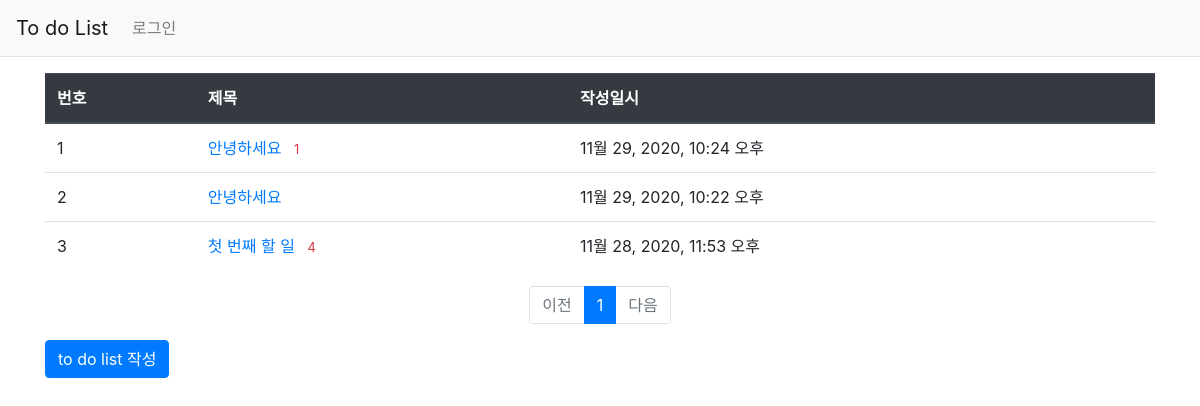
/todolist/, run on the app's committed database.
### todolist/models.py (models this page shows, shortened)
class Diary(models.Model):
    subject=models.CharField(max_length=100)
    content=models.TextField()
    create_date=models.DateTimeField()

### todolist/views.py (the view)
# urls.py: path('', views.index, name='index'),
def index(request):
   page=request.GET.get('page','1')
   diary_list = Diary.objects.order_by('-create_date')
   paginator=Paginator(diary_list, 10)
   page_obj=paginator.get_page(page)
   context = {'diary_list': page_obj}
   return render(request, 'todolist/diary_list.html', context)

### templates/todolist/diary_list.html
{% extends 'base.html' %}
{% load static %}
{% block content %}
<div class="container my-3">
    <table class="table">
        <thead>
            <tr class="thead-dark">
                <th>번호</th>
                <th>제목</th>
                <th>작성일시</th>
            </tr>
        </thead>
        <tbody>
            {% if diary_list %}
            {% for diary in diary_list %}
            <tr>
                <td>{{ forloop.counter }}</td>
                <td>
                    <a href="{% url 'todolist:detail' diary.id %}">{{ diary.subject }}</a>
                    {% if diary.comment_set.count > 0 %}
                    <span class="text-danger small ml-2">{{ diary.comment_set.count }}</span>
                    {% endif %}
                </td>
                <td>{{ diary.create_date }}</td>
            </tr>
            {% endfor %}
            {% else %}
            <tr>
                <td colspan="3">할 일이 없습니다.</td>
            </tr>
            {% endif %}
        </tbody>
    </table>
    <ul class="pagination justify-content-center">
        {% if diary_list.has_previous %}
        <li class="page item">
            <a class="page-link" href="?page{{ diary_list.previous_page_number }}">이전</a>
        </li>
        {% else %}
        <li class="page-item disabled">
            <a class="page-link" tabindex="-1" aria-disabled="true" href="#">이전</a>
        </li>
        {% endif %}
        {% for page_number in diary_list.paginator.page_range %}
        {% if page_number >= diary_list.number|add:-5 and page_number <= diary_list.number|add:5 %}
            {% if page_number == diary_list.number %}
            <li class="page-item active" aria-current="page">
                <a class="page-link" href="?page={{ page_number }}">{{ page_number }}</a>
            </li>
            {% else %}
            <li class="page-item">
                <a class="page-link" href="?page={{ page_number }}">{{ page_number }}</a>
            </li>
            {% endif %}
        {% endif %}
        {% endfor %}
        {% if diary_list.has_next %}
        <li class="page-item">
            <a class="page-link" href="?page={{ diary_list.next_page_number }}">다음</a>
        </li>
        {% else %}
        <li class="page-item disabled">
            <a class="page-link" tabindex="-1" aria-disabled="true" href="#">다음</a>
        </li>
        {% endif %}
    </ul>
    <a href="{% url 'todolist:diary_create' %}" class="btn btn-primary">to do list 작성</a>
</div>
{% endblock %}

### templates/base.html (shortened to what this page needs)
{% load static %}
<!DOCTYPE html>
<html lang="ko">
<head>
    <link rel="stylesheet" type="text/css" href="{% static 'bootstrap.min.css'%}">
    <link rel="stylesheet" type="text/css" href="{% static 'style.css'%}">
</head>
<body>
    {% include "navbar.html" %}
    {% block content %}
    {% endblock %}
</body>
</html>

### templates/navbar.html (shortened to what this page needs)
<nav class="navbar navbar-expand-lg navbar-light bg-light border-bottom">
    <a class="navbar-brand" href="{% url 'todolist:index' %}">To do List</a>
    <div class="collapse navbar-collapse flex-grow-0" id="navbarNav">
        <ul class="navbar-nav">
            <li class="nav-item">
                {% if user.is_authenticated %}
                    <a class="nav-link" href="{% url 'common:logout' %}">{{ user.username }} (로그아웃)</a>
                {% else %}
                    <a class="nav-link" href="{% url 'common:login' %}">로그인</a>
                {% endif %}
            </li>
        </ul>
    </div>
</nav>

### data on the page
Diary: subject "안녕하세요", comment_set.count "1", create_date "11월 29, 2020, 10:24 오후"
Diary: subject "안녕하세요", create_date "11월 29, 2020, 10:22 오후"
Diary: subject "첫 번째 할 일", comment_set.count "4", create_date "11월 28, 2020, 11:53 오후"

### other printed values
{{ page_number }} "1"
